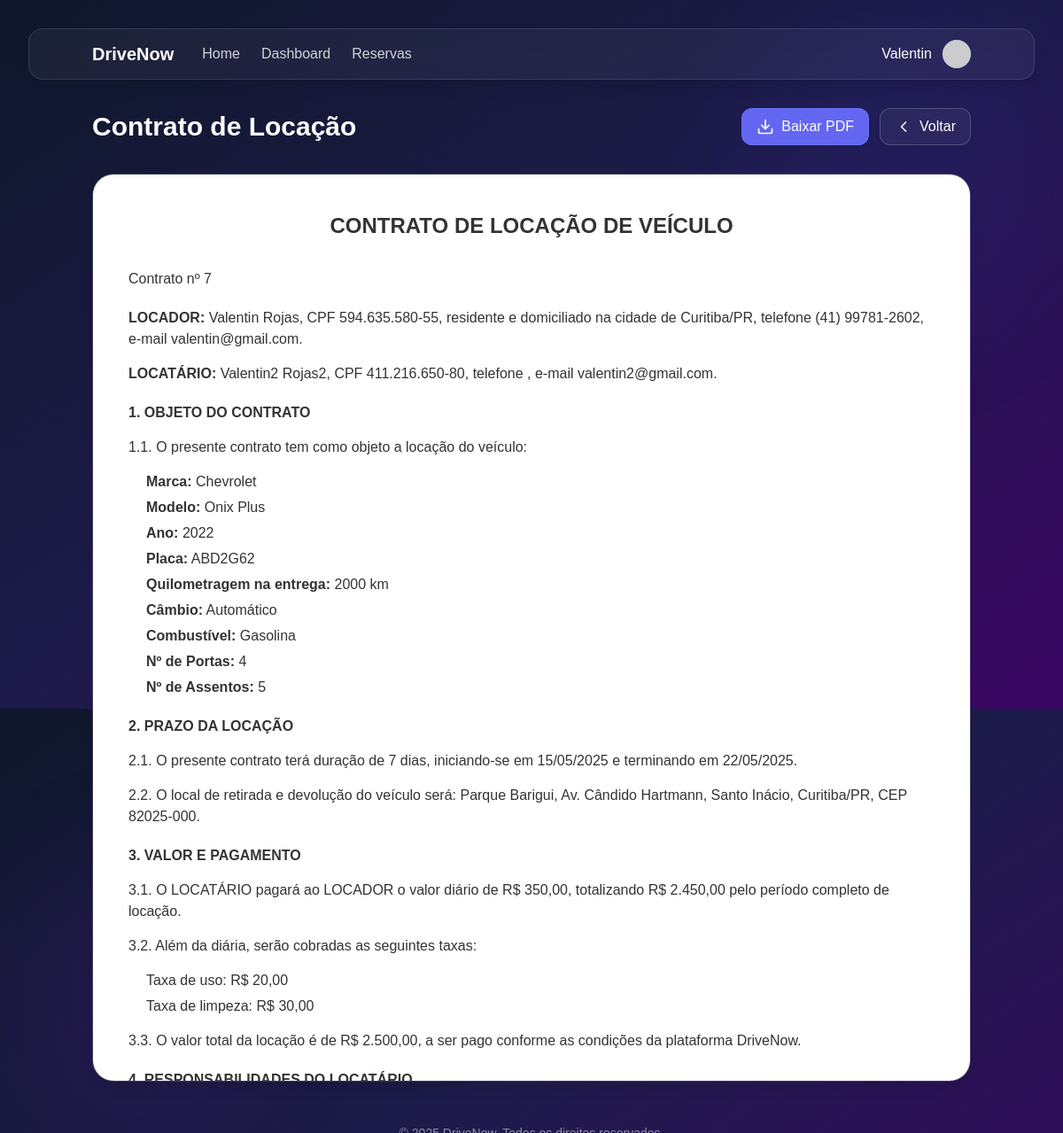
/drivenow/contrato/gerar_contrato.php?reserva=7 (signed in), run on the app's committed database.
### tables this page shows
CREATE TABLE `reserva` (
  `id` int(11) NOT NULL,
  `veiculo_id` int(11) DEFAULT NULL,
  `conta_usuario_id` int(11) DEFAULT NULL,
  `reserva_data` date DEFAULT NULL,
  `devolucao_data` date DEFAULT NULL,
  `diaria_valor` decimal(10,2) DEFAULT NULL,
  `taxas_de_uso` decimal(10,2) DEFAULT NULL,
  `taxas_de_limpeza` decimal(10,2) DEFAULT NULL,
  `valor_total` decimal(10,2) DEFAULT NULL,
  `status` varchar(20) DEFAULT 'pendente',
  `observacoes` text DEFAULT NULL
);

CREATE TABLE `conta_usuario` (
  `id` int(11) NOT NULL,
  `is_admin` tinyint(1) NOT NULL DEFAULT 0,
  `primeiro_nome` varchar(50) DEFAULT NULL,
  `segundo_nome` varchar(50) DEFAULT NULL,
  `telefone` varchar(20) DEFAULT NULL,
  `e_mail` varchar(100) DEFAULT NULL,
  `senha` varchar(255) DEFAULT NULL,
  `data_de_entrada` date DEFAULT NULL,
  `foto_perfil` varchar(255) DEFAULT NULL,
  `cpf` varchar(14) DEFAULT NULL COMMENT 'CPF do usuário',
  `foto_cnh_frente` varchar(255) DEFAULT NULL COMMENT 'Caminho para foto da CNH (frente)',
  `foto_cnh_verso` varchar(255) DEFAULT NULL COMMENT 'Caminho para foto da CNH (verso)',
  `status_docs` enum('pendente','verificando','aprovado','rejeitado') NOT NULL DEFAULT 'pendente' COMMENT 'Status da verificação dos documentos',
  `data_verificacao` datetime DEFAULT NULL COMMENT 'Data da última verificação',
  `admin_verificacao` int(11) DEFAULT NULL COMMENT 'ID do admin que verificou os documentos',
  `tem_cnh` tinyint(1) NOT NULL DEFAULT 0 COMMENT 'Se o usuário possui CNH',
  `cadastro_completo` tinyint(1) NOT NULL DEFAULT 0 COMMENT 'Se o usuário completou o cadastro com documentos',
  `observacoes_docs` text DEFAULT NULL COMMENT 'Observações da verificação',
  `mensagens_nao_lidas` int(11) NOT NULL DEFAULT 0,
  `media_avaliacao_proprietario` decimal(3,1) DEFAULT NULL,
  `total_avaliacoes_proprietario` int(11) DEFAULT 0,
  `media_avaliacao_locatario` decimal(3,1) DEFAULT NULL,
  `total_avaliacoes_locatario` int(11) DEFAULT 0
);

CREATE TABLE `cidade` (
  `id` int(11) NOT NULL,
  `estado_id` int(11) NOT NULL,
  `cidade_nome` varchar(100) NOT NULL
);

CREATE TABLE `estado` (
  `id` int(11) NOT NULL,
  `estado_nome` varchar(100) NOT NULL,
  `sigla` char(2) DEFAULT NULL
);

CREATE TABLE `veiculo` (
  `id` int(11) NOT NULL,
  `local_id` int(11) DEFAULT NULL,
  `categoria_veiculo_id` int(11) DEFAULT NULL,
  `dono_id` int(11) DEFAULT NULL,
  `veiculo_marca` varchar(50) DEFAULT NULL,
  `veiculo_modelo` varchar(100) DEFAULT NULL,
  `veiculo_ano` int(11) DEFAULT NULL,
  `veiculo_km` int(11) DEFAULT NULL,
  `veiculo_placa` varchar(50) DEFAULT NULL,
  `veiculo_cambio` varchar(50) DEFAULT NULL,
  `veiculo_combustivel` varchar(50) DEFAULT NULL,
  `veiculo_portas` int(11) DEFAULT NULL,
  `veiculo_acentos` int(11) DEFAULT NULL,
  `veiculo_tracao` varchar(50) DEFAULT NULL,
  `disponivel` tinyint(1) DEFAULT 1 COMMENT '0=Indisponível, 1=Disponível',
  `preco_diaria` decimal(10,2) NOT NULL DEFAULT 150.00,
  `descricao` text DEFAULT NULL,
  `media_avaliacao` decimal(3,1) DEFAULT NULL,
  `total_avaliacoes` int(11) DEFAULT 0
);

CREATE TABLE `local` (
  `id` int(11) NOT NULL,
  `cidade_id` int(11) NOT NULL,
  `nome_local` varchar(100) NOT NULL,
  `endereco` varchar(255) DEFAULT NULL,
  `complemento` varchar(100) DEFAULT NULL,
  `cep` varchar(10) DEFAULT NULL
);

### drivenow/includes/auth.php (called while the page is built, shortened)
<?php
function getUsuario() {
    return $_SESSION['usuario'] ?? null;
}
?>

### drivenow/contrato/gerar_contrato.php (the view, shortened to what this page needs)
<?php
require_once '../includes/auth.php';
$mpdfDisponivel = file_exists('../vendor/autoload.php');
$usuario = getUsuario();
global $pdo;
$reservaId = (int)$_GET['reserva'];
$stmt = $pdo->prepare("
    SELECT r.*, v.veiculo_marca, v.veiculo_modelo, v.veiculo_ano, v.veiculo_placa,
           v.veiculo_km, v.veiculo_cambio, v.veiculo_combustivel, v.veiculo_portas,
           v.veiculo_acentos, v.veiculo_tracao,
           loc.nome_local, loc.endereco, loc.complemento, loc.cep,
           c.cidade_nome, e.estado_nome, e.sigla,
           d.conta_usuario_id AS proprietario_id,
           proprio.primeiro_nome AS dono_nome, proprio.segundo_nome AS dono_sobrenome,
           proprio.cpf AS dono_cpf, proprio.telefone AS dono_telefone, proprio.e_mail AS dono_email,
           locat.primeiro_nome AS locatario_nome, locat.segundo_nome AS locatario_sobrenome,
           locat.cpf AS locatario_cpf, locat.telefone AS locatario_telefone, locat.e_mail AS locatario_email,
           locat.id AS locatario_id
    FROM reserva r
    INNER JOIN veiculo v ON r.veiculo_id = v.id
    INNER JOIN dono d ON v.dono_id = d.id
    INNER JOIN conta_usuario proprio ON d.conta_usuario_id = proprio.id
    INNER JOIN conta_usuario locat ON r.conta_usuario_id = locat.id
    LEFT JOIN local loc ON v.local_id = loc.id
    LEFT JOIN cidade c ON loc.cidade_id = c.id
    LEFT JOIN estado e ON c.estado_id = e.id
    WHERE r.id = ?
");
$stmt->execute([$reservaId]);
$reserva = $stmt->fetch();
$valorDiaria = number_format($reserva['diaria_valor'], 2, ',', '.');
$taxaUso = number_format($reserva['taxas_de_uso'], 2, ',', '.');
$taxaLimpeza = number_format($reserva['taxas_de_limpeza'], 2, ',', '.');
$valorTotal = number_format($reserva['valor_total'], 2, ',', '.');
$dataInicio = new DateTime($reserva['reserva_data']);
$dataFim = new DateTime($reserva['devolucao_data']);
$dias = $dataInicio->diff($dataFim)->days;
$dataInicioFormatada = $dataInicio->format('d/m/Y');
$dataFimFormatada = $dataFim->format('d/m/Y');
$dataAtual = date('d/m/Y');
$textoContrato = "
<h1 style='text-align: center; margin-bottom: 30px;'>CONTRATO DE LOCAÇÃO DE VEÍCULO</h1>
<p style='margin-bottom: 20px;'>Contrato nº {$reserva['id']}</p>
<p><strong>LOCADOR:</strong> {$reserva['dono_nome']} {$reserva['dono_sobrenome']}, CPF {$reserva['dono_cpf']}, residente e domiciliado na cidade de {$reserva['cidade_nome']}/{$reserva['sigla']}, telefone {$reserva['dono_telefone']}, e-mail {$reserva['dono_email']}.</p>
<p><strong>LOCATÁRIO:</strong> {$reserva['locatario_nome']} {$reserva['locatario_sobrenome']}, CPF {$reserva['locatario_cpf']}, telefone {$reserva['locatario_telefone']}, e-mail {$reserva['locatario_email']}.</p>
<p style='margin-top: 20px;'><strong>1. OBJETO DO CONTRATO</strong></p>
<p>1.1. O presente contrato tem como objeto a locação do veículo:</p>
<ul>
    <li><strong>Marca:</strong> {$reserva['veiculo_marca']}</li>
    <li><strong>Modelo:</strong> {$reserva['veiculo_modelo']}</li>
    <li><strong>Ano:</strong> {$reserva['veiculo_ano']}</li>
    <li><strong>Placa:</strong> {$reserva['veiculo_placa']}</li>
    <li><strong>Quilometragem na entrega:</strong> {$reserva['veiculo_km']} km</li>
    <li><strong>Câmbio:</strong> {$reserva['veiculo_cambio']}</li>
    <li><strong>Combustível:</strong> {$reserva['veiculo_combustivel']}</li>
    <li><strong>Nº de Portas:</strong> {$reserva['veiculo_portas']}</li>
    <li><strong>Nº de Assentos:</strong> {$reserva['veiculo_acentos']}</li>
</ul>
<p style='margin-top: 20px;'><strong>2. PRAZO DA LOCAÇÃO</strong></p>
<p>2.1. O presente contrato terá duração de {$dias} dias, iniciando-se em {$dataInicioFormatada} e terminando em {$dataFimFormatada}.</p>
<p>2.2. O local de retirada e devolução do veículo será: {$reserva['nome_local']}, {$reserva['endereco']}, {$reserva['complemento']}, {$reserva['cidade_nome']}/{$reserva['sigla']}, CEP {$reserva['cep']}.</p>
<p style='margin-top: 20px;'><strong>3. VALOR E PAGAMENTO</strong></p>
<p>3.1. O LOCATÁRIO pagará ao LOCADOR o valor diário de R$ {$valorDiaria}, totalizando R$ " . number_format($reserva['diaria_valor'] * $dias, 2, ',', '.') . " pelo período completo de locação.</p>
<p>3.2. Além da diária, serão cobradas as seguintes taxas:</p>
<ul>
    <li>Taxa de uso: R$ {$taxaUso}</li>
    <li>Taxa de limpeza: R$ {$taxaLimpeza}</li>
</ul>
<p>3.3. O valor total da locação é de R$ {$valorTotal}, a ser pago conforme as condições da plataforma DriveNow.</p>
<p style='margin-top: 20px;'><strong>4. RESPONSABILIDADES DO LOCATÁRIO</strong></p>
<p>8.2. Para dirimir quaisquer controvérsias oriundas deste contrato, as partes elegem o foro da comarca de {$reserva['cidade_nome']}/{$reserva['sigla']}.</p>
<p style='margin-top: 20px;'>{$reserva['cidade_nome']}, {$dataAtual}.</p>
            {$reserva['dono_nome']} {$reserva['dono_sobrenome']}<br>
            {$reserva['locatario_nome']} {$reserva['locatario_sobrenome']}<br>
";
?>
<!DOCTYPE html>
<html lang="pt-br">
<head>
    <script src="https://cdn.tailwindcss.com"></script>
</head>
<body class="min-h-screen bg-gradient-to-br from-slate-900 via-indigo-950 to-purple-950 text-white p-4 md:p-8 overflow-x-hidden">
    <div class="fixed top-0 right-0 w-96 h-96 rounded-full bg-indigo-700 opacity-10 blur-3xl -z-10 animate-pulse animate-pulse-15s"></div>
    <header class="backdrop-blur-md bg-white/5 border subtle-border rounded-2xl mb-8 shadow-lg overflow-hidden">
        <div class="container mx-auto px-4 py-3">
            <div class="flex justify-between items-center">
                <div class="flex items-center">
                    <a href="../index.php" class="text-xl font-bold text-white mr-8">DriveNow</a>
                    <nav class="hidden md:flex space-x-6">
                        <a href="../index.php" class="text-white/80 hover:text-white transition-colors">Home</a>
                        <a href="../vboard.php" class="text-white/80 hover:text-white transition-colors">Dashboard</a>
                        <a href="../reserva/minhas_reservas.php" class="text-white/80 hover:text-white transition-colors">Reservas</a>
                    </nav>
                </div>
                <div class="flex items-center gap-3">
                    <span class="text-white hidden md:inline"><?= htmlspecialchars($usuario['primeiro_nome']) ?></span>
                    <div class="relative h-8 w-8 transition-transform hover:scale-110 rounded-full flex items-center justify-center bg-indigo-500 text-white overflow-hidden">
                        <?php if (isset($usuario['foto_perfil']) && !empty($usuario['foto_perfil'])): ?>
                            <img src="<?= htmlspecialchars($usuario['foto_perfil']) ?>" alt="Foto de Perfil" class="h-full w-full object-cover">
                        <?php else: ?>
                            <img src="https://api.dicebear.com/7.x/initials/svg?seed=<?= urlencode($usuario['primeiro_nome']) ?>&backgroundColor=818cf8&textColor=ffffff&fontSize=40" alt="Usuário" class="h-full w-full object-cover">
                        <?php endif; ?>
                    </div>
                </div>
            </div>
        </div>
    </header>
    <main class="container mx-auto px-4">        <div class="flex justify-between items-center mb-8">
            <h1 class="text-3xl font-bold">Contrato de Locação</h1>
            <div class="flex gap-3">
                <?php if ($mpdfDisponivel): ?>
                <a href="gerar_contrato.php?reserva=<?= $reservaId ?>&pdf=1" class="bg-indigo-500 hover:bg-indigo-600 text-white font-medium rounded-xl transition-colors border border-indigo-400/30 px-4 py-2 shadow-md hover:shadow-lg flex items-center gap-2">
                    Baixar PDF
                </a>
                <?php endif; ?>
                <a href="<?= $reserva['locatario_id'] === $usuario['id'] ? '../reserva/minhas_reservas.php' : '../reserva/reservas_recebidas.php' ?>" class="border border-white/20 text-white hover:bg-white/20 rounded-xl px-4 py-2 font-medium backdrop-blur-sm bg-white/5 hover:bg-white/10 shadow-md hover:shadow-lg flex items-center gap-2">
                    <svg xmlns="http://www.w3.org/2000/svg" width="24" height="24" viewBox="0 0 24 24" fill="none" stroke="currentColor" stroke-width="2" stroke-linecap="round" stroke-linejoin="round" class="h-5 w-5">
                        <path d="m15 18-6-6 6-6"/>
                    </svg>
                    Voltar
                </a>
            </div>
        </div>
        <div class="backdrop-blur-lg bg-white/5 border subtle-border rounded-3xl overflow-hidden shadow-lg mb-10">
            <div class="contract-container overflow-auto max-h-[80vh]">
                <?= $textoContrato ?>
            </div>
        </div>
    </main>
    <footer class="mt-12 mb-6 px-4 text-center text-white/50 text-sm">
        <p>&copy; <?= date('Y') ?> DriveNow. Todos os direitos reservados.</p>
    </footer>
</body>
</html>

### drivenow/contrato/gerar_contrato.php (style rules this page uses)
body { font-family: sans-serif; }
.animate-pulse-15s { animation-duration: 15s; }
.subtle-border { border-color: rgba(255, 255, 255, 0.1); }
.contract-container { background-color: white; color: #333; padding: 40px; font-family: Arial, sans-serif; line-height: 1.5; }
.contract-container h1 { font-size: 24px; font-weight: bold; text-align: center; margin-bottom: 30px; }
.contract-container p { margin-bottom: 15px; }
.contract-container ul { margin-left: 20px; margin-bottom: 15px; }
.contract-container li { margin-bottom: 5px; }

### data on the page
reserva: conta_usuario.primeiro_nome "Valentin", id "7", conta_usuario.segundo_nome "Rojas", conta_usuario.cpf "594.635.580-55", cidade.cidade_nome "Curitiba", estado.sigla "PR", conta_usuario.telefone "(41) 99781-2602", conta_usuario.e_mail "valentin@gmail.com", conta_usuario.primeiro_nome "Valentin2", conta_usuario.segundo_nome "Rojas2", conta_usuario.cpf "411.216.650-80", conta_usuario.e_mail "valentin2@gmail.com", veiculo.veiculo_marca "Chevrolet", veiculo.veiculo_modelo "Onix Plus", veiculo.veiculo_ano "2022", veiculo.veiculo_placa "ABD2G62", veiculo.veiculo_km "2000", veiculo.veiculo_cambio "Automático", veiculo.veiculo_combustivel "Gasolina", veiculo.veiculo_portas "4", veiculo.veiculo_acentos "5", dias "7", reserva_data "15/05/2025", devolucao_data "22/05/2025", local.nome_local "Parque Barigui", local.endereco "Av. Cândido Hartmann", local.complemento "Santo Inácio", local.cep "82025-000", diaria_valor "350,00", $reserva['diaria_valor'] * $dias "2.450,00", taxas_de_uso "20,00", taxas_de_limpeza "30,00", valor_total "2.500,00"
